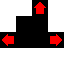

The image is a tile-based game level rendered from a .tmx file. Its description and complete source (layers, tilesets, objects, tile grids) follow:
An orthogonal 4x4 tile map with 16x16 px tiles, 1 tile layer (Tile Layer 1).

<map version="1.10" tiledversion="1.11.2" orientation="orthogonal" renderorder="right-up" width="4" height="4" tilewidth="16" tileheight="16" infinite="0" nextlayerid="2" nextobjectid="1">
 <tileset firstgid="1" source="../../tiletypes.tsx" />
 <layer id="1" name="Tile Layer 1" width="4" height="4">
  <data encoding="csv">
1,1,12,1,
1,0,0,1,
10,0,0,9,
1,1,1,1
</data>
 </layer>
</map>
